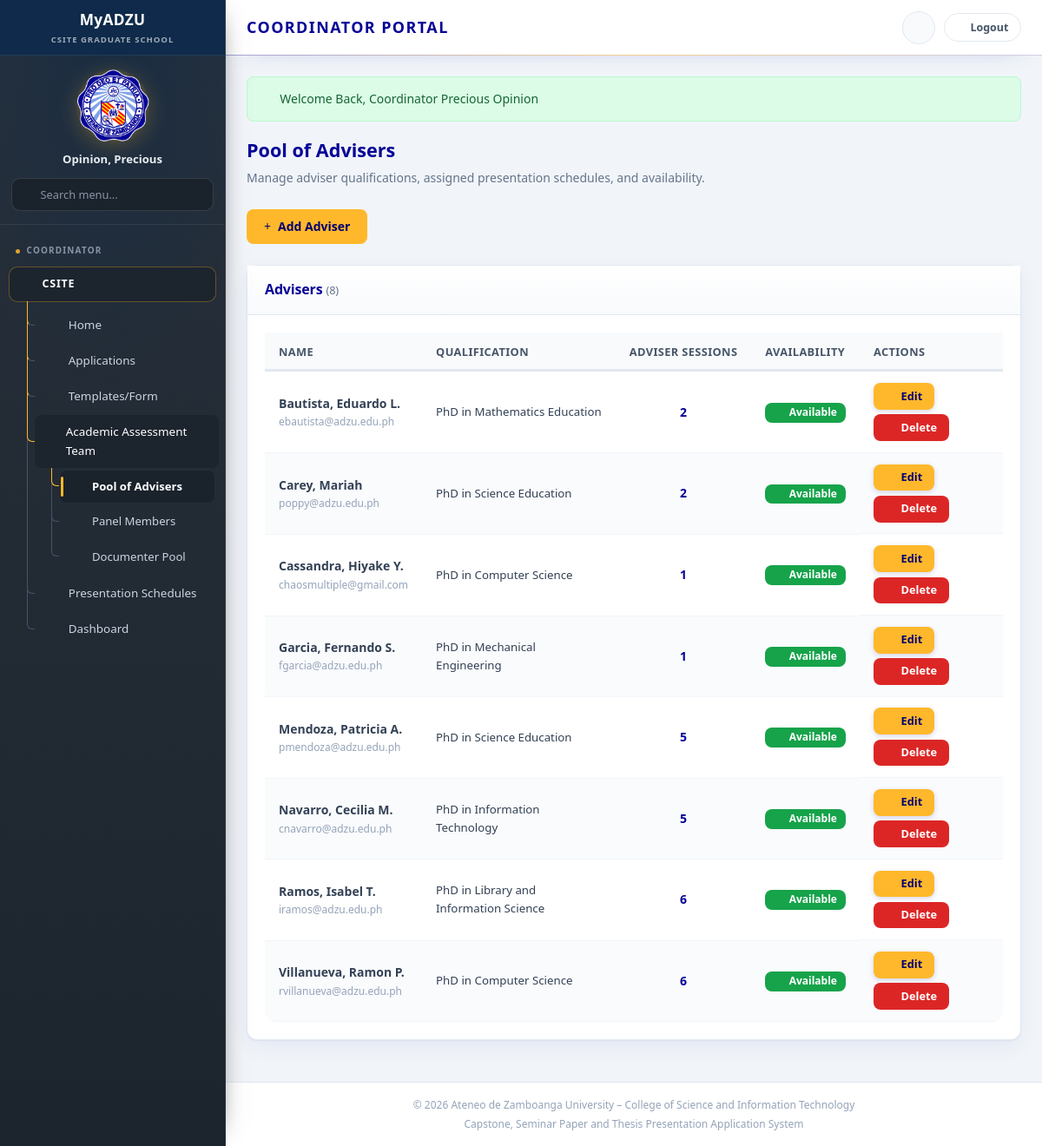
/coordinator/advisers/manage.php (signed in), run on the app's committed database.
### tables this page shows
CREATE TABLE `advisor_pool` (
  `adviser_id` int(11) NOT NULL,
  `name` varchar(150) NOT NULL,
  `qualification` varchar(150) NOT NULL,
  `email` varchar(100) DEFAULT NULL,
  `availability` enum('available','unavailable') NOT NULL DEFAULT 'available',
  `notes` text DEFAULT NULL,
  `created_at` timestamp NOT NULL DEFAULT current_timestamp()
);

### includes/config/modules/10-ui-and-urls.php (called while the page is built, shortened)
<?php
function url(string $path): string {
    return BASE_URL . '/' . ltrim($path, '/');
}

### coordinator/advisers/manage.php (the view, shortened to what this page needs)
<?php
$advisers = [];
try {
    $pdo = DB::getConnection();
    $advisers = $pdo->query(
        'SELECT a.*, COUNT(s.schedule_id) AS adviser_sessions
         FROM advisor_pool a
         LEFT JOIN schedules s ON s.adviser_id = a.adviser_id
         GROUP BY a.adviser_id
         ORDER BY a.availability = "available" DESC, a.name ASC'
    )->fetchAll();
} catch (Throwable $e) {
    error_log('[adviser pool] ' . $e->getMessage());
    $error = 'The adviser pool could not be loaded. Check that the database migrations are applied and try again.';
}
require_once __DIR__ . '/../../includes/layout/header.php';
?>
<div class="page-header">
    <h2>Pool of Advisers</h2>
    <p>Manage adviser qualifications, assigned presentation schedules, and availability.</p>
</div>
<div class="form-actions" style="border:none;padding:0;margin-bottom:1.5rem;">
    <a href="<?= url('coordinator/advisers/add.php') ?>" class="btn btn-primary"><i class="fas fa-plus"></i> Add Adviser</a>
</div>
<div class="card">
    <div class="card-header"><h3>Advisers <span style="font-size:0.8rem;font-weight:400;color:var(--gray-500);">(<?= count($advisers) ?>)</span></h3></div>
    <div class="card-body">
        <div class="table-responsive">
            <table class="data-table">
                <thead>
                    <tr><th>Name</th><th>Qualification</th><th style="text-align:center;">Adviser Sessions</th><th>Availability</th><th>Actions</th></tr>
                </thead>
                <tbody>
                    <?php foreach ($advisers as $adviser): ?>
                    <tr>
                        <td>
                            <strong><?= htmlspecialchars($adviser['name']) ?></strong>
                            <?php if (!empty($adviser['email'])): ?>
                            <div style="font-size:0.75rem;color:var(--gray-400);"><?= htmlspecialchars($adviser['email']) ?></div>
                            <?php endif; ?>
                        </td>
                        <td style="font-size:0.83rem;"><?= htmlspecialchars($adviser['qualification']) ?></td>
                        <td style="text-align:center;font-weight:600;color:var(--adzu-navy);"><?= (int) $adviser['adviser_sessions'] ?></td>
                        <td>
                            <form method="post">
                                <button type="submit" class="btn btn-sm <?= $adviser['availability'] === 'available' ? 'btn-success' : 'btn-outline' ?>" style="font-size:0.75rem;padding:3px 10px;">
                                    <?php if ($adviser['availability'] === 'available'): ?>
                                    <i class="fas fa-check-circle"></i> Available
                                    <?php else: ?>
                                    <i class="fas fa-ban"></i> Unavailable
                                    <?php endif; ?>
                                </button>
                            </form>
                        </td>
                        <td class="actions">
                            <a href="<?= url('coordinator/advisers/edit.php?id=' . (int) $adviser['adviser_id']) ?>" class="btn btn-primary coord-edit-btn" title="Edit adviser"><i class="fas fa-pen-to-square" aria-hidden="true"></i> Edit</a>
                            <?= coordDeleteLink(url('coordinator/advisers/manage.php?delete=' . (int) $adviser['adviser_id']), 'Remove this adviser from the pool?') ?>
                        </td>
                    </tr>
                    <?php endforeach; ?>
                </tbody>
            </table>
        </div>
    </div>
</div>
<?php require_once __DIR__ . '/../../includes/layout/footer.php'; ?>

### includes/config/modules/44-helpers.php (shortened to what this page needs)
<?php
function coordDeleteLink(string $href, string $message): string {
    return '<button type="button" class="btn btn-sm btn-danger" title="Delete" data-confirm-url="' . htmlspecialchars($href) . '" data-confirm-message="' . htmlspecialchars($message) . '"><i class="fas fa-trash"></i> Delete</button>';
}

### data on the page
advisor_pool: name "Bautista, Eduardo L.", email "ebautista@adzu.edu.ph", qualification "PhD in Mathematics Education", adviser_sessions "2", availability "available" (drawn)
advisor_pool: name "Carey, Mariah", email "poppy@adzu.edu.ph", qualification "PhD in Science Education", adviser_sessions "2", availability "available" (drawn)
advisor_pool: name "Cassandra, Hiyake Y.", email "chaosmultiple@gmail.com", qualification "PhD in Computer Science", adviser_sessions "1", availability "available" (drawn)
advisor_pool: name "Garcia, Fernando S.", email "fgarcia@adzu.edu.ph", qualification "PhD in Mechanical Engineering", adviser_sessions "1", availability "available" (drawn)
advisor_pool: name "Mendoza, Patricia A.", email "pmendoza@adzu.edu.ph", qualification "PhD in Science Education", adviser_sessions "5", availability "available" (drawn)
advisor_pool: name "Navarro, Cecilia M.", email "cnavarro@adzu.edu.ph", qualification "PhD in Information Technology", adviser_sessions "5", availability "available" (drawn)
advisor_pool: name "Ramos, Isabel T.", email "iramos@adzu.edu.ph", qualification "PhD in Library and Information Science", adviser_sessions "6", availability "available" (drawn)
advisor_pool: name "Villanueva, Ramon P.", email "rvillanueva@adzu.edu.ph", qualification "PhD in Computer Science", adviser_sessions "6", availability "available" (drawn)

### other printed values
$userName "Opinion, Precious"
$item['label'] "Home"
$item['label'] "Applications"
$item['label'] "Templates/Form"
$item['label'] "Academic Assessment Team"
$sub['label'] "Pool of Advisers"
$sub['label'] "Panel Members"
$sub['label'] "Documenter Pool"
$item['label'] "Presentation Schedules"
$item['label'] "Dashboard"
$flash['message'] "Welcome Back, Coordinator Precious Opinion"
count($advisers) "8"
SITE_TAGLINE "Capstone, Seminar Paper and Thesis Presentation Application System"
